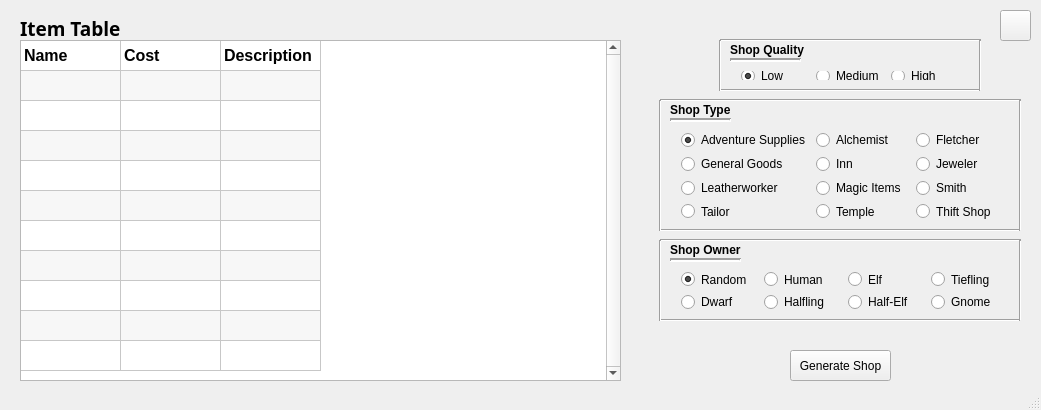
<?xml version="1.0" encoding="UTF-8"?>
<ui version="4.0">
 <class>ShopWindow</class>
 <widget class="QMainWindow" name="ShopWindow">
  <property name="geometry">
   <rect>
    <x>0</x>
    <y>0</y>
    <width>1041</width>
    <height>410</height>
   </rect>
  </property>
  <property name="sizePolicy">
   <sizepolicy hsizetype="Fixed" vsizetype="Fixed">
    <horstretch>0</horstretch>
    <verstretch>0</verstretch>
   </sizepolicy>
  </property>
  <property name="minimumSize">
   <size>
    <width>0</width>
    <height>0</height>
   </size>
  </property>
  <property name="maximumSize">
   <size>
    <width>16777215</width>
    <height>1000</height>
   </size>
  </property>
  <property name="windowTitle">
   <string>D&amp;D Random Shop Generator</string>
  </property>
  <widget class="QWidget" name="centralWidget">
   <widget class="QPushButton" name="generateShopButton">
    <property name="geometry">
     <rect>
      <x>790</x>
      <y>350</y>
      <width>101</width>
      <height>31</height>
     </rect>
    </property>
    <property name="text">
     <string>Generate Shop</string>
    </property>
   </widget>
   <widget class="QTableWidget" name="itemTable">
    <property name="geometry">
     <rect>
      <x>20</x>
      <y>40</y>
      <width>601</width>
      <height>341</height>
     </rect>
    </property>
    <property name="verticalScrollBarPolicy">
     <enum>Qt::ScrollBarAlwaysOn</enum>
    </property>
    <property name="horizontalScrollBarPolicy">
     <enum>Qt::ScrollBarAsNeeded</enum>
    </property>
    <property name="sizeAdjustPolicy">
     <enum>QAbstractScrollArea::AdjustToContents</enum>
    </property>
    <property name="editTriggers">
     <set>QAbstractItemView::NoEditTriggers</set>
    </property>
    <property name="alternatingRowColors">
     <bool>true</bool>
    </property>
    <property name="selectionMode">
     <enum>QAbstractItemView::NoSelection</enum>
    </property>
    <property name="verticalScrollMode">
     <enum>QAbstractItemView::ScrollPerPixel</enum>
    </property>
    <property name="horizontalScrollMode">
     <enum>QAbstractItemView::ScrollPerPixel</enum>
    </property>
    <property name="wordWrap">
     <bool>true</bool>
    </property>
    <property name="rowCount">
     <number>11</number>
    </property>
    <property name="columnCount">
     <number>3</number>
    </property>
    <attribute name="horizontalHeaderVisible">
     <bool>false</bool>
    </attribute>
    <attribute name="horizontalHeaderCascadingSectionResizes">
     <bool>false</bool>
    </attribute>
    <attribute name="verticalHeaderVisible">
     <bool>false</bool>
    </attribute>
    <row/>
    <row/>
    <row/>
    <row/>
    <row/>
    <row/>
    <row/>
    <row/>
    <row/>
    <row/>
    <row/>
    <column/>
    <column/>
    <column/>
    <item row="0" column="0">
     <property name="text">
      <string>Name</string>
     </property>
     <property name="font">
      <font>
       <pointsize>12</pointsize>
       <weight>75</weight>
       <bold>true</bold>
      </font>
     </property>
    </item>
    <item row="0" column="1">
     <property name="text">
      <string>Cost</string>
     </property>
     <property name="font">
      <font>
       <pointsize>12</pointsize>
       <weight>75</weight>
       <bold>true</bold>
      </font>
     </property>
    </item>
    <item row="0" column="2">
     <property name="text">
      <string>Description</string>
     </property>
     <property name="font">
      <font>
       <pointsize>12</pointsize>
       <weight>75</weight>
       <bold>true</bold>
      </font>
     </property>
    </item>
    <item row="1" column="2">
     <property name="text">
      <string/>
     </property>
    </item>
   </widget>
   <widget class="QWidget" name="shopQualityWidget" native="true">
    <property name="geometry">
     <rect>
      <x>710</x>
      <y>30</y>
      <width>281</width>
      <height>71</height>
     </rect>
    </property>
    <property name="layoutDirection">
     <enum>Qt::LeftToRight</enum>
    </property>
    <widget class="QWidget" name="horizontalLayoutWidget">
     <property name="geometry">
      <rect>
       <x>20</x>
       <y>30</y>
       <width>241</width>
       <height>31</height>
      </rect>
     </property>
     <layout class="QHBoxLayout" name="shopQualityLayout">
      <item>
       <widget class="QRadioButton" name="lowQualityButton">
        <property name="text">
         <string>Low</string>
        </property>
        <property name="checked">
         <bool>true</bool>
        </property>
        <property name="autoRepeatDelay">
         <number>0</number>
        </property>
        <property name="autoRepeatInterval">
         <number>0</number>
        </property>
       </widget>
      </item>
      <item>
       <widget class="QRadioButton" name="mediumQualityButton">
        <property name="text">
         <string>Medium</string>
        </property>
        <property name="autoRepeatDelay">
         <number>0</number>
        </property>
        <property name="autoRepeatInterval">
         <number>0</number>
        </property>
       </widget>
      </item>
      <item>
       <widget class="QRadioButton" name="highQualityButton">
        <property name="text">
         <string>High</string>
        </property>
        <property name="autoRepeatDelay">
         <number>0</number>
        </property>
        <property name="autoRepeatInterval">
         <number>0</number>
        </property>
       </widget>
      </item>
     </layout>
    </widget>
    <widget class="Line" name="line">
     <property name="geometry">
      <rect>
       <x>10</x>
       <y>50</y>
       <width>261</width>
       <height>20</height>
      </rect>
     </property>
     <property name="orientation">
      <enum>Qt::Horizontal</enum>
     </property>
    </widget>
    <widget class="QLabel" name="qualityLabel">
     <property name="geometry">
      <rect>
       <x>20</x>
       <y>10</y>
       <width>261</width>
       <height>20</height>
      </rect>
     </property>
     <property name="font">
      <font>
       <weight>75</weight>
       <bold>true</bold>
      </font>
     </property>
     <property name="text">
      <string>Shop Quality</string>
     </property>
    </widget>
    <widget class="Line" name="line_2">
     <property name="geometry">
      <rect>
       <x>10</x>
       <y>0</y>
       <width>261</width>
       <height>20</height>
      </rect>
     </property>
     <property name="orientation">
      <enum>Qt::Horizontal</enum>
     </property>
    </widget>
    <widget class="Line" name="line_3">
     <property name="geometry">
      <rect>
       <x>260</x>
       <y>10</y>
       <width>20</width>
       <height>51</height>
      </rect>
     </property>
     <property name="layoutDirection">
      <enum>Qt::LeftToRight</enum>
     </property>
     <property name="orientation">
      <enum>Qt::Vertical</enum>
     </property>
    </widget>
    <widget class="Line" name="line_4">
     <property name="geometry">
      <rect>
       <x>0</x>
       <y>10</y>
       <width>20</width>
       <height>51</height>
      </rect>
     </property>
     <property name="layoutDirection">
      <enum>Qt::LeftToRight</enum>
     </property>
     <property name="orientation">
      <enum>Qt::Vertical</enum>
     </property>
    </widget>
    <widget class="Line" name="line_13">
     <property name="geometry">
      <rect>
       <x>20</x>
       <y>20</y>
       <width>71</width>
       <height>21</height>
      </rect>
     </property>
     <property name="frameShadow">
      <enum>QFrame::Sunken</enum>
     </property>
     <property name="lineWidth">
      <number>2</number>
     </property>
     <property name="orientation">
      <enum>Qt::Horizontal</enum>
     </property>
    </widget>
   </widget>
   <widget class="QWidget" name="shopTypeWidget" native="true">
    <property name="geometry">
     <rect>
      <x>650</x>
      <y>90</y>
      <width>381</width>
      <height>141</height>
     </rect>
    </property>
    <property name="layoutDirection">
     <enum>Qt::LeftToRight</enum>
    </property>
    <widget class="Line" name="line_5">
     <property name="geometry">
      <rect>
       <x>10</x>
       <y>130</y>
       <width>361</width>
       <height>21</height>
      </rect>
     </property>
     <property name="orientation">
      <enum>Qt::Horizontal</enum>
     </property>
    </widget>
    <widget class="QLabel" name="typeLabel">
     <property name="geometry">
      <rect>
       <x>20</x>
       <y>10</y>
       <width>261</width>
       <height>20</height>
      </rect>
     </property>
     <property name="font">
      <font>
       <weight>75</weight>
       <bold>true</bold>
      </font>
     </property>
     <property name="text">
      <string>Shop Type</string>
     </property>
    </widget>
    <widget class="Line" name="line_6">
     <property name="geometry">
      <rect>
       <x>10</x>
       <y>0</y>
       <width>361</width>
       <height>20</height>
      </rect>
     </property>
     <property name="orientation">
      <enum>Qt::Horizontal</enum>
     </property>
    </widget>
    <widget class="Line" name="line_7">
     <property name="geometry">
      <rect>
       <x>360</x>
       <y>10</y>
       <width>20</width>
       <height>131</height>
      </rect>
     </property>
     <property name="layoutDirection">
      <enum>Qt::LeftToRight</enum>
     </property>
     <property name="orientation">
      <enum>Qt::Vertical</enum>
     </property>
    </widget>
    <widget class="Line" name="line_8">
     <property name="geometry">
      <rect>
       <x>0</x>
       <y>10</y>
       <width>20</width>
       <height>131</height>
      </rect>
     </property>
     <property name="layoutDirection">
      <enum>Qt::LeftToRight</enum>
     </property>
     <property name="orientation">
      <enum>Qt::Vertical</enum>
     </property>
    </widget>
    <widget class="QWidget" name="gridLayoutWidget">
     <property name="geometry">
      <rect>
       <x>20</x>
       <y>30</y>
       <width>351</width>
       <height>111</height>
      </rect>
     </property>
     <layout class="QGridLayout" name="shopTypeLayout">
      <item row="2" column="0">
       <widget class="QRadioButton" name="radioButton">
        <property name="text">
         <string>Leatherworker</string>
        </property>
       </widget>
      </item>
      <item row="3" column="2">
       <widget class="QRadioButton" name="radioButton_8">
        <property name="text">
         <string>Thift Shop</string>
        </property>
       </widget>
      </item>
      <item row="0" column="0">
       <widget class="QRadioButton" name="radioButton_5">
        <property name="text">
         <string>Adventure Supplies</string>
        </property>
        <property name="checked">
         <bool>true</bool>
        </property>
       </widget>
      </item>
      <item row="0" column="1">
       <widget class="QRadioButton" name="alchemistButton">
        <property name="text">
         <string>Alchemist</string>
        </property>
       </widget>
      </item>
      <item row="2" column="2">
       <widget class="QRadioButton" name="armorerButton">
        <property name="text">
         <string>Smith</string>
        </property>
       </widget>
      </item>
      <item row="0" column="2">
       <widget class="QRadioButton" name="fletcherButton">
        <property name="text">
         <string>Fletcher</string>
        </property>
       </widget>
      </item>
      <item row="1" column="1">
       <widget class="QRadioButton" name="innButton">
        <property name="text">
         <string>Inn</string>
        </property>
        <property name="autoRepeatDelay">
         <number>0</number>
        </property>
        <property name="autoRepeatInterval">
         <number>0</number>
        </property>
       </widget>
      </item>
      <item row="1" column="0">
       <widget class="QRadioButton" name="generalGoodsButton">
        <property name="text">
         <string>General Goods</string>
        </property>
        <property name="checked">
         <bool>false</bool>
        </property>
        <property name="autoRepeatDelay">
         <number>0</number>
        </property>
        <property name="autoRepeatInterval">
         <number>0</number>
        </property>
       </widget>
      </item>
      <item row="3" column="1">
       <widget class="QRadioButton" name="weaponsmithButton">
        <property name="text">
         <string>Temple</string>
        </property>
       </widget>
      </item>
      <item row="1" column="2">
       <widget class="QRadioButton" name="radioButton_3">
        <property name="text">
         <string>Jeweler</string>
        </property>
       </widget>
      </item>
      <item row="3" column="0">
       <widget class="QRadioButton" name="clothierButton">
        <property name="text">
         <string>Tailor</string>
        </property>
       </widget>
      </item>
      <item row="2" column="1">
       <widget class="QRadioButton" name="magicItemsButton">
        <property name="text">
         <string>Magic Items</string>
        </property>
        <property name="checked">
         <bool>false</bool>
        </property>
        <property name="autoRepeatDelay">
         <number>0</number>
        </property>
        <property name="autoRepeatInterval">
         <number>0</number>
        </property>
       </widget>
      </item>
     </layout>
    </widget>
    <widget class="Line" name="line_14">
     <property name="geometry">
      <rect>
       <x>20</x>
       <y>20</y>
       <width>61</width>
       <height>21</height>
      </rect>
     </property>
     <property name="frameShadow">
      <enum>QFrame::Sunken</enum>
     </property>
     <property name="lineWidth">
      <number>2</number>
     </property>
     <property name="orientation">
      <enum>Qt::Horizontal</enum>
     </property>
    </widget>
   </widget>
   <widget class="QWidget" name="shopOwnerWidget" native="true">
    <property name="geometry">
     <rect>
      <x>650</x>
      <y>230</y>
      <width>381</width>
      <height>101</height>
     </rect>
    </property>
    <property name="layoutDirection">
     <enum>Qt::LeftToRight</enum>
    </property>
    <widget class="Line" name="line_9">
     <property name="geometry">
      <rect>
       <x>10</x>
       <y>80</y>
       <width>361</width>
       <height>20</height>
      </rect>
     </property>
     <property name="orientation">
      <enum>Qt::Horizontal</enum>
     </property>
    </widget>
    <widget class="QLabel" name="ownerLabel">
     <property name="geometry">
      <rect>
       <x>20</x>
       <y>10</y>
       <width>261</width>
       <height>20</height>
      </rect>
     </property>
     <property name="font">
      <font>
       <weight>75</weight>
       <bold>true</bold>
      </font>
     </property>
     <property name="text">
      <string>Shop Owner</string>
     </property>
    </widget>
    <widget class="Line" name="line_10">
     <property name="geometry">
      <rect>
       <x>10</x>
       <y>0</y>
       <width>361</width>
       <height>20</height>
      </rect>
     </property>
     <property name="orientation">
      <enum>Qt::Horizontal</enum>
     </property>
    </widget>
    <widget class="Line" name="line_11">
     <property name="geometry">
      <rect>
       <x>360</x>
       <y>10</y>
       <width>20</width>
       <height>81</height>
      </rect>
     </property>
     <property name="layoutDirection">
      <enum>Qt::LeftToRight</enum>
     </property>
     <property name="orientation">
      <enum>Qt::Vertical</enum>
     </property>
    </widget>
    <widget class="Line" name="line_12">
     <property name="geometry">
      <rect>
       <x>0</x>
       <y>10</y>
       <width>20</width>
       <height>81</height>
      </rect>
     </property>
     <property name="layoutDirection">
      <enum>Qt::LeftToRight</enum>
     </property>
     <property name="orientation">
      <enum>Qt::Vertical</enum>
     </property>
    </widget>
    <widget class="QWidget" name="gridLayoutWidget_2">
     <property name="geometry">
      <rect>
       <x>20</x>
       <y>30</y>
       <width>349</width>
       <height>61</height>
      </rect>
     </property>
     <layout class="QGridLayout" name="shopOwnerLayout">
      <item row="0" column="3">
       <widget class="QRadioButton" name="tieflingButton">
        <property name="text">
         <string>Tiefling</string>
        </property>
       </widget>
      </item>
      <item row="1" column="2">
       <widget class="QRadioButton" name="halfElfButton">
        <property name="text">
         <string>Half-Elf</string>
        </property>
       </widget>
      </item>
      <item row="1" column="0">
       <widget class="QRadioButton" name="dwarfButton">
        <property name="text">
         <string>Dwarf</string>
        </property>
        <property name="autoRepeatDelay">
         <number>0</number>
        </property>
        <property name="autoRepeatInterval">
         <number>0</number>
        </property>
       </widget>
      </item>
      <item row="1" column="3">
       <widget class="QRadioButton" name="gnomeButton">
        <property name="text">
         <string>Gnome</string>
        </property>
       </widget>
      </item>
      <item row="0" column="0">
       <widget class="QRadioButton" name="randomButton">
        <property name="text">
         <string>Random</string>
        </property>
        <property name="checked">
         <bool>true</bool>
        </property>
       </widget>
      </item>
      <item row="1" column="1">
       <widget class="QRadioButton" name="halflingButton">
        <property name="text">
         <string>Halfling</string>
        </property>
        <property name="autoRepeatDelay">
         <number>0</number>
        </property>
        <property name="autoRepeatInterval">
         <number>0</number>
        </property>
       </widget>
      </item>
      <item row="0" column="2">
       <widget class="QRadioButton" name="elfButton">
        <property name="text">
         <string>Elf</string>
        </property>
       </widget>
      </item>
      <item row="0" column="1">
       <widget class="QRadioButton" name="humanButton">
        <property name="text">
         <string>Human</string>
        </property>
        <property name="checked">
         <bool>false</bool>
        </property>
        <property name="autoRepeatDelay">
         <number>0</number>
        </property>
        <property name="autoRepeatInterval">
         <number>0</number>
        </property>
       </widget>
      </item>
     </layout>
    </widget>
    <widget class="Line" name="line_15">
     <property name="geometry">
      <rect>
       <x>20</x>
       <y>20</y>
       <width>71</width>
       <height>21</height>
      </rect>
     </property>
     <property name="frameShadow">
      <enum>QFrame::Sunken</enum>
     </property>
     <property name="lineWidth">
      <number>2</number>
     </property>
     <property name="orientation">
      <enum>Qt::Horizontal</enum>
     </property>
    </widget>
   </widget>
   <widget class="QLabel" name="itemTableLabel">
    <property name="geometry">
     <rect>
      <x>20</x>
      <y>20</y>
      <width>601</width>
      <height>16</height>
     </rect>
    </property>
    <property name="font">
     <font>
      <family>Lucida Bright</family>
      <pointsize>14</pointsize>
      <weight>75</weight>
      <bold>true</bold>
     </font>
    </property>
    <property name="text">
     <string>Item Table</string>
    </property>
   </widget>
   <widget class="QToolButton" name="settingsButton">
    <property name="geometry">
     <rect>
      <x>1000</x>
      <y>10</y>
      <width>31</width>
      <height>31</height>
     </rect>
    </property>
    <property name="text">
     <string/>
    </property>
    <property name="icon">
     <iconset resource="resources.qrc">
      <normaloff>:/resources/settingsImg.png</normaloff>:/resources/settingsImg.png</iconset>
    </property>
   </widget>
  </widget>
  <widget class="QStatusBar" name="statusBar"/>
 </widget>
 <layoutdefault spacing="6" margin="11"/>
 <resources>
  <include location="resources.qrc"/>
 </resources>
 <connections/>
</ui>
